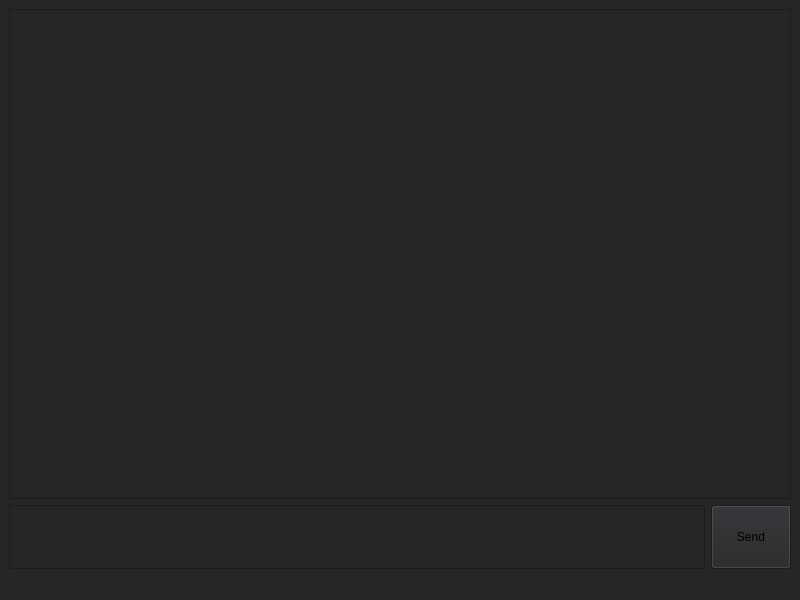
<?xml version="1.0" encoding="UTF-8"?>
<ui version="4.0">
 <class>MainWindow</class>
 <widget class="QMainWindow" name="MainWindow">
  <property name="geometry">
   <rect>
    <x>0</x>
    <y>0</y>
    <width>800</width>
    <height>600</height>
   </rect>
  </property>
  <property name="windowTitle">
   <string>MainWindow</string>
  </property>
  <property name="styleSheet">
   <string notr="true">background-color: #262629</string>
  </property>
  <widget class="QWidget" name="centralwidget">
   <layout class="QVBoxLayout" name="verticalLayout_2">
    <item>
     <layout class="QVBoxLayout" name="verticalLayout" stretch="0">
      <item>
       <layout class="QVBoxLayout" name="verticalLayout_3">
        <item>
         <widget class="QScrollArea" name="scrollArea">
          <property name="focusPolicy">
           <enum>Qt::FocusPolicy::NoFocus</enum>
          </property>
          <property name="horizontalScrollBarPolicy">
           <enum>Qt::ScrollBarPolicy::ScrollBarAlwaysOff</enum>
          </property>
          <property name="widgetResizable">
           <bool>true</bool>
          </property>
          <property name="alignment">
           <set>Qt::AlignmentFlag::AlignLeading|Qt::AlignmentFlag::AlignLeft|Qt::AlignmentFlag::AlignVCenter</set>
          </property>
          <widget class="QWidget" name="chatLogParent">
           <property name="geometry">
            <rect>
             <x>0</x>
             <y>0</y>
             <width>776</width>
             <height>458</height>
            </rect>
           </property>
           <property name="sizePolicy">
            <sizepolicy hsizetype="Expanding" vsizetype="Expanding">
             <horstretch>0</horstretch>
             <verstretch>0</verstretch>
            </sizepolicy>
           </property>
          </widget>
         </widget>
        </item>
        <item>
         <layout class="QHBoxLayout" name="horizontalLayout">
          <item>
           <widget class="QPlainTextEdit" name="inputField">
            <property name="sizePolicy">
             <sizepolicy hsizetype="Expanding" vsizetype="Fixed">
              <horstretch>0</horstretch>
              <verstretch>0</verstretch>
             </sizepolicy>
            </property>
            <property name="minimumSize">
             <size>
              <width>0</width>
              <height>64</height>
             </size>
            </property>
            <property name="maximumSize">
             <size>
              <width>16777215</width>
              <height>64</height>
             </size>
            </property>
            <property name="baseSize">
             <size>
              <width>0</width>
              <height>64</height>
             </size>
            </property>
           </widget>
          </item>
          <item>
           <widget class="QPushButton" name="sendButton">
            <property name="sizePolicy">
             <sizepolicy hsizetype="Minimum" vsizetype="Preferred">
              <horstretch>0</horstretch>
              <verstretch>0</verstretch>
             </sizepolicy>
            </property>
            <property name="text">
             <string>Send</string>
            </property>
           </widget>
          </item>
         </layout>
        </item>
       </layout>
      </item>
     </layout>
    </item>
   </layout>
  </widget>
  <widget class="QMenuBar" name="menubar">
   <property name="geometry">
    <rect>
     <x>0</x>
     <y>0</y>
     <width>800</width>
     <height>23</height>
    </rect>
   </property>
  </widget>
  <widget class="QStatusBar" name="statusbar"/>
 </widget>
 <resources/>
 <connections/>
</ui>
